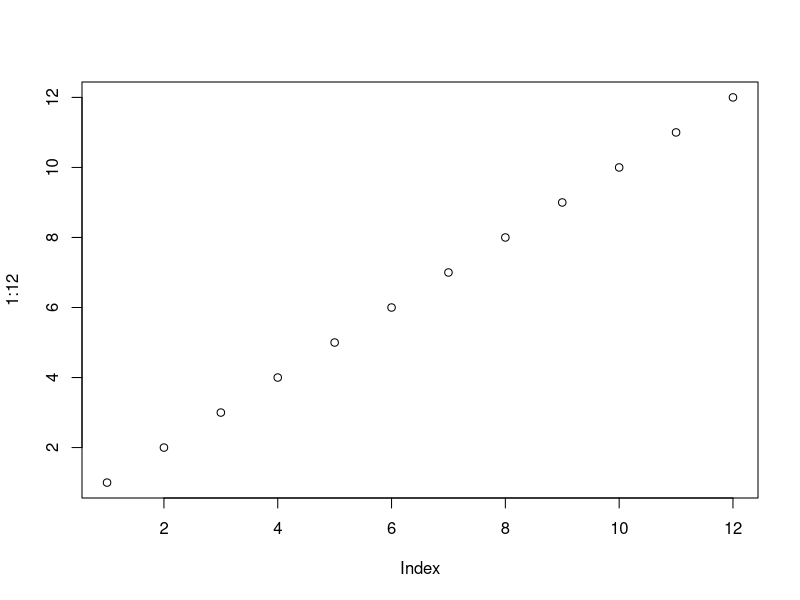
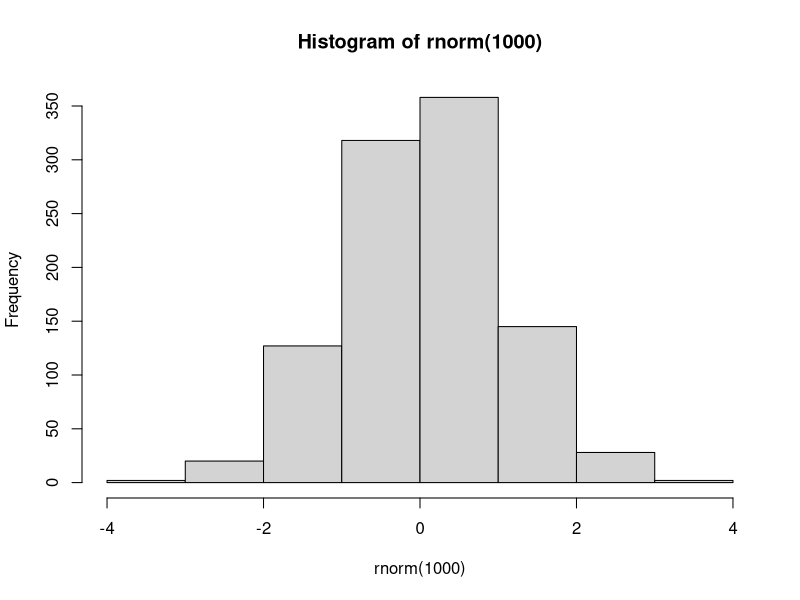

Here is the R script that generated these plots, in order:
## ---- chunk 1
#=================================
#       sas
#=================================

knitr::opts_chunk$set(echo = TRUE, warning = FALSE, message = FALSE, fig.width = 10, fig.height = 6)
## ---- chunk 2
plot(1:12)
## ---- chunk 3
hist(rnorm(1000))
